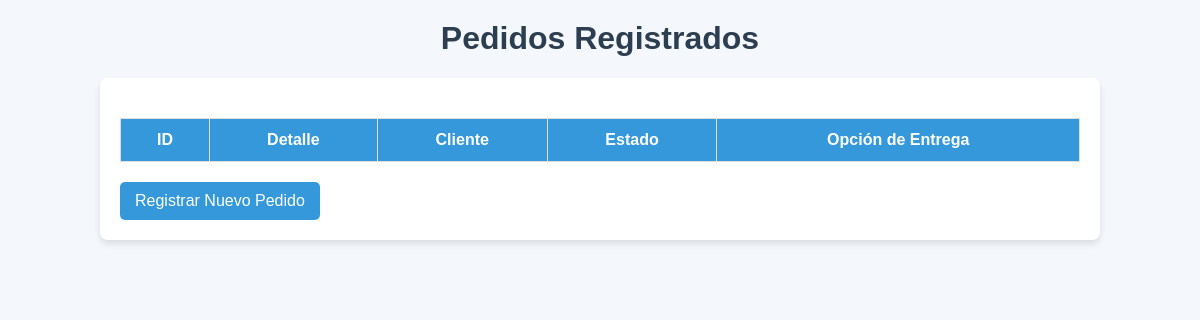
Page /pedidos/ on the earlier database version.
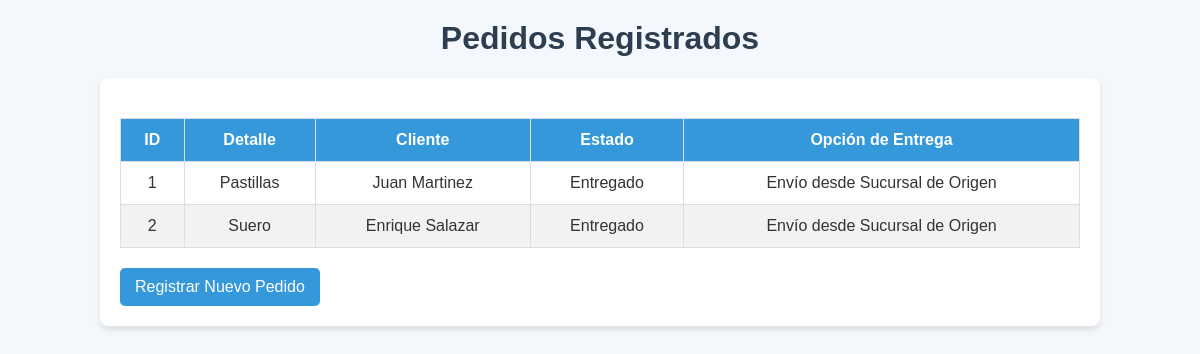
Same page on the later database version.
### Farmaciaa/models.py (models this page shows, shortened)
class Pedido(models.Model):
    detalle_pedido = models.TextField()
    cliente = models.ForeignKey(Cliente, on_delete=models.CASCADE, null=True, blank=True)
    sucursal_entrega = models.ForeignKey(Sucursal, on_delete=models.CASCADE, related_name="pedidos_entrega", null=True,
                                         blank=True)
    opcion_entrega = models.CharField(
        max_length=20, choices=OpcionEntrega.choices, default=OpcionEntrega.RETIRO_EN_SUCURSAL
    )
    estado = models.CharField(max_length=20, choices=EstadoPedido.choices, default=EstadoPedido.EN_PROCESO)

class Persona(models.Model):
    nombre = models.CharField(max_length=100)
    apellido = models.CharField(max_length=100)
    identificacion = models.CharField(max_length=20)
    telefono = models.CharField(max_length=20)
    class Meta:
        abstract = True

class Cliente(Persona):
    es_frecuente = models.BooleanField(default=False)
    def __str__(self):
        return f"{self.nombre} {self.apellido}"

### Farmaciaa/views.py (the view)
# urls.py: path('pedidos/', views.lista_pedidos, name='lista_pedidos'),
def lista_pedidos(request):
    pedidos = Pedido.objects.all()  # Obtiene todos los pedidos
    return render(request, 'lista_pedidos.html', {'pedidos': pedidos})

### templates/lista_pedidos.html (shortened to what this page needs)
<!DOCTYPE html>
<html lang="es">
<head>
</head>
<body>
    <h1>Pedidos Registrados</h1>
    <div class="container">
        <table>
            <thead>
                <tr>
                    <th>ID</th>
                    <th>Detalle</th>
                    <th>Cliente</th>
                    <th>Estado</th>
                    <th>Opción de Entrega</th>
                </tr>
            </thead>
            <tbody>
                {% for pedido in pedidos %}
                <tr>
                    <td>{{ pedido.id }}</td>
                    <td>{{ pedido.detalle_pedido }}</td>
                    <td>{{ pedido.cliente }}</td>
                    <td>{{ pedido.get_estado_display }}</td>
                    <td>{{ pedido.get_opcion_entrega_display }}</td>
                </tr>
                {% endfor %}
            </tbody>
        </table>
        <a href="#" class="btn">Registrar Nuevo Pedido</a>
    </div>
</body>
</html>

### templates/lista_pedidos.html (style rules this page uses)
body { font-family: 'Arial', sans-serif; background-color: #f4f7fc; margin: 0; padding: 0; color: #333; }
h1 { text-align: center; margin-top: 20px; font-size: 2rem; color: #2c3e50; }
.container { width: 80%; margin: 20px auto; padding: 20px; background-color: #fff; border-radius: 8px; box-shadow: 0 4px 6px rgba(0, 0, 0, 0.1); }
table { width: 100%; border-collapse: collapse; margin-top: 20px; text-align: left; }
table th, table td { padding: 12px; border: 1px solid #ddd; text-align: center; }
table th { background-color: #3498db; color: white; font-weight: bold; }
table tr:nth-child(even) { background-color: #f2f2f2; }
.btn { display: inline-block; background-color: #3498db; color: white; padding: 10px 15px; text-align: center; border-radius: 5px; text-decoration: none; margin-top: 20px; }

Differences in the rows shown:
added Pedido: id "1", detalle_pedido "Pastillas", cliente "Juan Martinez", estado "Entregado", opcion_entrega "Envío desde Sucursal de Origen"
added Pedido: id "2", detalle_pedido "Suero", cliente "Enrique Salazar", estado "Entregado", opcion_entrega "Envío desde Sucursal de Origen"
